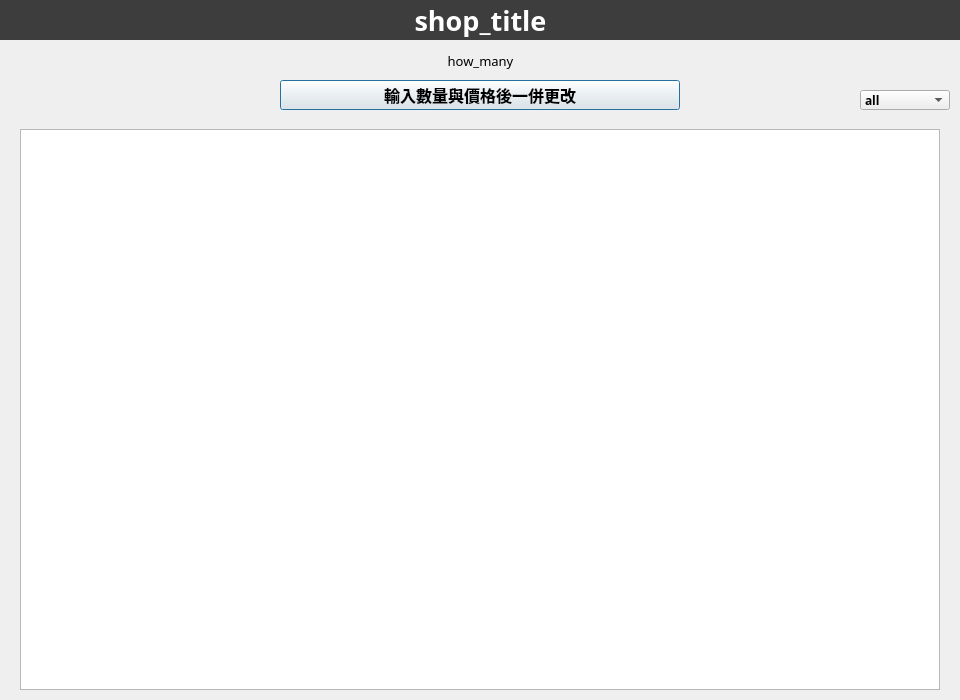
<?xml version="1.0" encoding="UTF-8"?>
<ui version="4.0">
 <class>Manage_list</class>
 <widget class="QDialog" name="Manage_list">
  <property name="geometry">
   <rect>
    <x>0</x>
    <y>0</y>
    <width>960</width>
    <height>700</height>
   </rect>
  </property>
  <property name="windowTitle">
   <string>Dialog</string>
  </property>
  <property name="styleSheet">
   <string notr="true"/>
  </property>
  <widget class="QPushButton" name="add">
   <property name="geometry">
    <rect>
     <x>280</x>
     <y>80</y>
     <width>400</width>
     <height>30</height>
    </rect>
   </property>
   <property name="font">
    <font>
     <family>微軟正黑體</family>
     <pointsize>12</pointsize>
     <weight>75</weight>
     <bold>true</bold>
    </font>
   </property>
   <property name="text">
    <string>輸入數量與價格後一併更改</string>
   </property>
  </widget>
  <widget class="QLabel" name="shop_title">
   <property name="geometry">
    <rect>
     <x>0</x>
     <y>0</y>
     <width>961</width>
     <height>40</height>
    </rect>
   </property>
   <property name="font">
    <font>
     <family>Agency FB</family>
     <pointsize>20</pointsize>
     <weight>75</weight>
     <bold>true</bold>
    </font>
   </property>
   <property name="styleSheet">
    <string notr="true">color: rgb(255, 255, 255);
background-color: rgb(61, 61, 61);</string>
   </property>
   <property name="text">
    <string>shop_title</string>
   </property>
   <property name="alignment">
    <set>Qt::AlignCenter</set>
   </property>
  </widget>
  <widget class="QLabel" name="how_many">
   <property name="geometry">
    <rect>
     <x>100</x>
     <y>50</y>
     <width>761</width>
     <height>21</height>
    </rect>
   </property>
   <property name="font">
    <font>
     <family>微軟正黑體</family>
     <pointsize>10</pointsize>
     <weight>50</weight>
     <bold>false</bold>
    </font>
   </property>
   <property name="text">
    <string>how_many</string>
   </property>
   <property name="alignment">
    <set>Qt::AlignCenter</set>
   </property>
  </widget>
  <widget class="QComboBox" name="sort_box">
   <property name="geometry">
    <rect>
     <x>860</x>
     <y>90</y>
     <width>90</width>
     <height>20</height>
    </rect>
   </property>
   <property name="font">
    <font>
     <family>Agency FB</family>
     <weight>75</weight>
     <bold>true</bold>
    </font>
   </property>
   <property name="layoutDirection">
    <enum>Qt::LeftToRight</enum>
   </property>
   <item>
    <property name="text">
     <string>all</string>
    </property>
   </item>
   <item>
    <property name="text">
     <string>monster</string>
    </property>
   </item>
   <item>
    <property name="text">
     <string>magic</string>
    </property>
   </item>
   <item>
    <property name="text">
     <string>trap</string>
    </property>
   </item>
   <item>
    <property name="text">
     <string>new</string>
    </property>
   </item>
   <item>
    <property name="text">
     <string>hot</string>
    </property>
   </item>
   <item>
    <property name="text">
     <string>cut</string>
    </property>
   </item>
  </widget>
  <widget class="QGraphicsView" name="graphicsView">
   <property name="geometry">
    <rect>
     <x>20</x>
     <y>129</y>
     <width>920</width>
     <height>561</height>
    </rect>
   </property>
  </widget>
  <widget class="QWidget" name="gridLayoutWidget_5">
   <property name="geometry">
    <rect>
     <x>30</x>
     <y>140</y>
     <width>901</width>
     <height>541</height>
    </rect>
   </property>
   <layout class="QGridLayout" name="gridLayout"/>
  </widget>
 </widget>
 <resources/>
 <connections/>
</ui>
